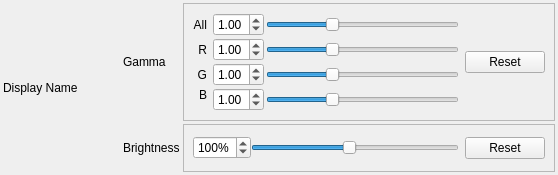
<?xml version="1.0" encoding="UTF-8"?>
<ui version="4.0">
 <class>Display</class>
 <widget class="QWidget" name="Display">
  <property name="geometry">
   <rect>
    <x>0</x>
    <y>0</y>
    <width>558</width>
    <height>175</height>
   </rect>
  </property>
  <property name="windowTitle">
   <string>Form</string>
  </property>
  <layout class="QHBoxLayout" name="horizontalLayout_3">
   <property name="spacing">
    <number>20</number>
   </property>
   <property name="leftMargin">
    <number>3</number>
   </property>
   <property name="topMargin">
    <number>3</number>
   </property>
   <property name="rightMargin">
    <number>3</number>
   </property>
   <property name="bottomMargin">
    <number>3</number>
   </property>
   <item>
    <layout class="QVBoxLayout" name="verticalLayout_4">
     <property name="spacing">
      <number>3</number>
     </property>
     <item>
      <widget class="QLabel" name="nameLabel">
       <property name="sizePolicy">
        <sizepolicy hsizetype="Fixed" vsizetype="Minimum">
         <horstretch>0</horstretch>
         <verstretch>0</verstretch>
        </sizepolicy>
       </property>
       <property name="minimumSize">
        <size>
         <width>100</width>
         <height>0</height>
        </size>
       </property>
       <property name="text">
        <string>Display Name</string>
       </property>
       <property name="alignment">
        <set>Qt::AlignLeading|Qt::AlignLeft|Qt::AlignVCenter</set>
       </property>
      </widget>
     </item>
    </layout>
   </item>
   <item>
    <layout class="QFormLayout" name="formLayout">
     <property name="labelAlignment">
      <set>Qt::AlignLeading|Qt::AlignLeft|Qt::AlignVCenter</set>
     </property>
     <property name="formAlignment">
      <set>Qt::AlignLeading|Qt::AlignLeft|Qt::AlignTop</set>
     </property>
     <property name="horizontalSpacing">
      <number>3</number>
     </property>
     <property name="verticalSpacing">
      <number>3</number>
     </property>
     <item row="0" column="0">
      <widget class="QLabel" name="nameLabel_6">
       <property name="sizePolicy">
        <sizepolicy hsizetype="Preferred" vsizetype="Expanding">
         <horstretch>0</horstretch>
         <verstretch>0</verstretch>
        </sizepolicy>
       </property>
       <property name="text">
        <string>Gamma</string>
       </property>
       <property name="alignment">
        <set>Qt::AlignLeading|Qt::AlignLeft|Qt::AlignVCenter</set>
       </property>
      </widget>
     </item>
     <item row="1" column="0">
      <widget class="QLabel" name="nameLabel_5">
       <property name="sizePolicy">
        <sizepolicy hsizetype="Preferred" vsizetype="Expanding">
         <horstretch>0</horstretch>
         <verstretch>0</verstretch>
        </sizepolicy>
       </property>
       <property name="text">
        <string>Brightness</string>
       </property>
       <property name="alignment">
        <set>Qt::AlignLeading|Qt::AlignLeft|Qt::AlignVCenter</set>
       </property>
      </widget>
     </item>
     <item row="0" column="1">
      <widget class="QFrame" name="frame">
       <property name="frameShape">
        <enum>QFrame::StyledPanel</enum>
       </property>
       <layout class="QHBoxLayout" name="horizontalLayout">
        <item>
         <layout class="QFormLayout" name="formLayout_2">
          <property name="labelAlignment">
           <set>Qt::AlignRight|Qt::AlignTrailing|Qt::AlignVCenter</set>
          </property>
          <property name="verticalSpacing">
           <number>2</number>
          </property>
          <item row="1" column="1">
           <layout class="QHBoxLayout" name="horizontalLayout_4">
            <property name="spacing">
             <number>2</number>
            </property>
            <item>
             <widget class="QDoubleSpinBox" name="rBox">
              <property name="maximum">
               <double>3.000000000000000</double>
              </property>
              <property name="value">
               <double>1.000000000000000</double>
              </property>
             </widget>
            </item>
            <item>
             <widget class="QSlider" name="rSlider">
              <property name="maximum">
               <number>300</number>
              </property>
              <property name="value">
               <number>100</number>
              </property>
              <property name="orientation">
               <enum>Qt::Horizontal</enum>
              </property>
             </widget>
            </item>
           </layout>
          </item>
          <item row="2" column="0">
           <widget class="QLabel" name="nameLabel_3">
            <property name="text">
             <string>G</string>
            </property>
            <property name="alignment">
             <set>Qt::AlignRight|Qt::AlignTrailing|Qt::AlignVCenter</set>
            </property>
           </widget>
          </item>
          <item row="3" column="1">
           <layout class="QHBoxLayout" name="horizontalLayout_6">
            <property name="spacing">
             <number>2</number>
            </property>
            <item>
             <widget class="QDoubleSpinBox" name="bBox">
              <property name="maximum">
               <double>3.000000000000000</double>
              </property>
              <property name="value">
               <double>1.000000000000000</double>
              </property>
             </widget>
            </item>
            <item>
             <widget class="QSlider" name="bSlider">
              <property name="maximum">
               <number>300</number>
              </property>
              <property name="singleStep">
               <number>1</number>
              </property>
              <property name="value">
               <number>100</number>
              </property>
              <property name="orientation">
               <enum>Qt::Horizontal</enum>
              </property>
             </widget>
            </item>
           </layout>
          </item>
          <item row="3" column="0">
           <widget class="QLabel" name="nameLabel_4">
            <property name="text">
             <string>B</string>
            </property>
            <property name="alignment">
             <set>Qt::AlignRight|Qt::AlignTop|Qt::AlignTrailing</set>
            </property>
           </widget>
          </item>
          <item row="2" column="1">
           <layout class="QHBoxLayout" name="horizontalLayout_5">
            <property name="spacing">
             <number>2</number>
            </property>
            <item>
             <widget class="QDoubleSpinBox" name="gBox">
              <property name="maximum">
               <double>3.000000000000000</double>
              </property>
              <property name="value">
               <double>1.000000000000000</double>
              </property>
             </widget>
            </item>
            <item>
             <widget class="QSlider" name="gSlider">
              <property name="maximum">
               <number>300</number>
              </property>
              <property name="value">
               <number>100</number>
              </property>
              <property name="orientation">
               <enum>Qt::Horizontal</enum>
              </property>
             </widget>
            </item>
           </layout>
          </item>
          <item row="0" column="1">
           <layout class="QHBoxLayout" name="horizontalLayout_9">
            <property name="spacing">
             <number>2</number>
            </property>
            <item>
             <widget class="QDoubleSpinBox" name="gammaBox">
              <property name="decimals">
               <number>2</number>
              </property>
              <property name="maximum">
               <double>3.000000000000000</double>
              </property>
              <property name="value">
               <double>1.000000000000000</double>
              </property>
             </widget>
            </item>
            <item>
             <widget class="QSlider" name="gammaSlider">
              <property name="maximum">
               <number>300</number>
              </property>
              <property name="value">
               <number>100</number>
              </property>
              <property name="orientation">
               <enum>Qt::Horizontal</enum>
              </property>
             </widget>
            </item>
           </layout>
          </item>
          <item row="1" column="0">
           <widget class="QLabel" name="nameLabel_2">
            <property name="text">
             <string>R</string>
            </property>
            <property name="alignment">
             <set>Qt::AlignRight|Qt::AlignTrailing|Qt::AlignVCenter</set>
            </property>
           </widget>
          </item>
          <item row="0" column="0">
           <widget class="QLabel" name="nameLabel_7">
            <property name="text">
             <string>All</string>
            </property>
            <property name="alignment">
             <set>Qt::AlignRight|Qt::AlignTrailing|Qt::AlignVCenter</set>
            </property>
           </widget>
          </item>
         </layout>
        </item>
        <item>
         <layout class="QVBoxLayout" name="verticalLayout_5">
          <item>
           <widget class="QPushButton" name="resetGammaButton">
            <property name="text">
             <string>Reset</string>
            </property>
           </widget>
          </item>
         </layout>
        </item>
       </layout>
      </widget>
     </item>
     <item row="1" column="1">
      <widget class="QFrame" name="frame">
       <property name="frameShape">
        <enum>QFrame::StyledPanel</enum>
       </property>
       <layout class="QHBoxLayout" name="horizontalLayout_2">
        <item>
         <layout class="QHBoxLayout" name="horizontalLayout_7">
          <property name="spacing">
           <number>0</number>
          </property>
          <item>
           <widget class="QDoubleSpinBox" name="brightBox">
            <property name="suffix">
             <string>%</string>
            </property>
            <property name="decimals">
             <number>0</number>
            </property>
            <property name="minimum">
             <double>10.000000000000000</double>
            </property>
            <property name="maximum">
             <double>200.000000000000000</double>
            </property>
            <property name="value">
             <double>100.000000000000000</double>
            </property>
           </widget>
          </item>
          <item>
           <widget class="QSlider" name="brightSlider">
            <property name="minimum">
             <number>10</number>
            </property>
            <property name="maximum">
             <number>200</number>
            </property>
            <property name="value">
             <number>100</number>
            </property>
            <property name="orientation">
             <enum>Qt::Horizontal</enum>
            </property>
           </widget>
          </item>
         </layout>
        </item>
        <item>
         <widget class="QPushButton" name="resetBrightnessButton">
          <property name="text">
           <string>Reset</string>
          </property>
         </widget>
        </item>
       </layout>
      </widget>
     </item>
    </layout>
   </item>
  </layout>
 </widget>
 <resources/>
 <connections/>
</ui>
